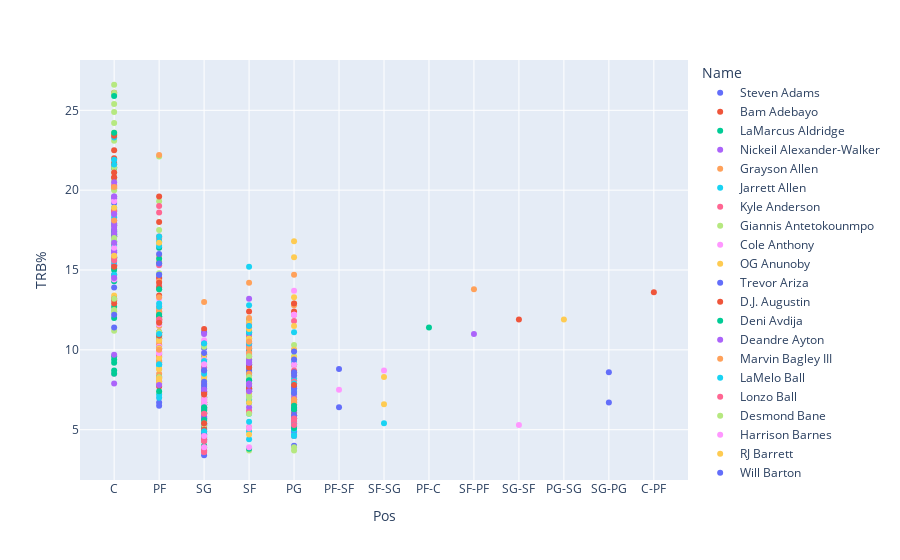

Write notebook code for a chart like this one.
### Code cell
px.scatter(player_final, x = 'position', y = 'TRB%', color = 'Name')
